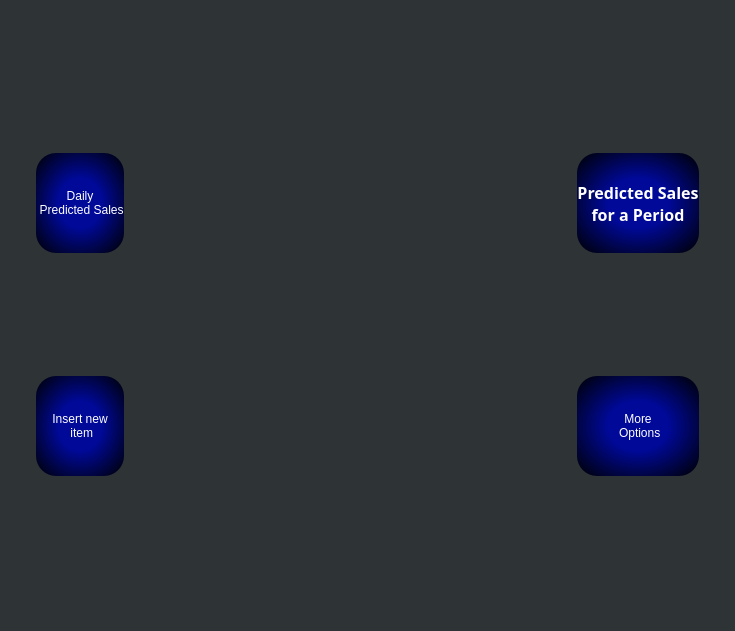
<?xml version="1.0" encoding="UTF-8"?>
<ui version="4.0">
 <class>MainWindow</class>
 <widget class="QMainWindow" name="MainWindow">
  <property name="geometry">
   <rect>
    <x>0</x>
    <y>0</y>
    <width>735</width>
    <height>631</height>
   </rect>
  </property>
  <property name="windowTitle">
   <string>MainWindow</string>
  </property>
  <widget class="QWidget" name="centralwidget">
   <property name="styleSheet">
    <string notr="true">background-color: rgb(46, 52, 54);</string>
   </property>
   <layout class="QVBoxLayout" name="verticalLayout">
    <item>
     <widget class="QStackedWidget" name="stackedWidget">
      <widget class="QWidget" name="page_3">
       <layout class="QVBoxLayout" name="verticalLayout_2">
        <item>
         <widget class="QWidget" name="buttonsSuperWidget_2" native="true">
          <layout class="QHBoxLayout" name="horizontalLayout">
           <item>
            <widget class="QWidget" name="leftButtonsWidget_3" native="true">
             <property name="maximumSize">
              <size>
               <width>320</width>
               <height>16777215</height>
              </size>
             </property>
             <layout class="QVBoxLayout" name="verticalLayout_40">
              <item>
               <widget class="QPushButton" name="daily_predicted_sales_button">
                <property name="minimumSize">
                 <size>
                  <width>0</width>
                  <height>100</height>
                 </size>
                </property>
                <property name="maximumSize">
                 <size>
                  <width>300</width>
                  <height>16777215</height>
                 </size>
                </property>
                <property name="styleSheet">
                 <string notr="true">color: rgb(255, 255, 255);
border-radius:20px;
font: 1000 12pt &quot;Sans Bold&quot;;background-color: rgb(0, 0, 255);

background-color: qradialgradient(spread:pad, cx:0.5, cy:0.5, radius:0.730044, fx:0.5, fy:0.5, stop:0.338308 rgba(0, 9, 152, 255), stop:0.970149 rgba(0, 0, 0, 255));</string>
                </property>
                <property name="text">
                 <string>Daily 
 Predicted Sales</string>
                </property>
               </widget>
              </item>
              <item>
               <widget class="QPushButton" name="infoButton">
                <property name="minimumSize">
                 <size>
                  <width>0</width>
                  <height>100</height>
                 </size>
                </property>
                <property name="maximumSize">
                 <size>
                  <width>300</width>
                  <height>16777215</height>
                 </size>
                </property>
                <property name="styleSheet">
                 <string notr="true">color: rgb(255, 255, 255);
border-radius:20px;
font: 1000 12pt &quot;Sans Bold&quot;;background-color: rgb(0, 0, 255);

background-color: qradialgradient(spread:pad, cx:0.5, cy:0.5, radius:0.730044, fx:0.5, fy:0.5, stop:0.338308 rgba(0, 9, 152, 255), stop:0.970149 rgba(0, 0, 0, 255));</string>
                </property>
                <property name="text">
                 <string>Insert new
 item</string>
                </property>
               </widget>
              </item>
             </layout>
            </widget>
           </item>
           <item>
            <spacer name="horizontalSpacer_20">
             <property name="orientation">
              <enum>Qt::Horizontal</enum>
             </property>
             <property name="sizeType">
              <enum>QSizePolicy::Expanding</enum>
             </property>
             <property name="sizeHint" stdset="0">
              <size>
               <width>600</width>
               <height>0</height>
              </size>
             </property>
            </spacer>
           </item>
           <item>
            <widget class="QWidget" name="rightButtonsWidget_3" native="true">
             <property name="maximumSize">
              <size>
               <width>320</width>
               <height>16777215</height>
              </size>
             </property>
             <layout class="QVBoxLayout" name="verticalLayout_43">
              <item>
               <widget class="QPushButton" name="predicted_sales_for_a_period_button">
                <property name="minimumSize">
                 <size>
                  <width>0</width>
                  <height>100</height>
                 </size>
                </property>
                <property name="maximumSize">
                 <size>
                  <width>300</width>
                  <height>16777215</height>
                 </size>
                </property>
                <property name="font">
                 <font>
                  <family>Sans Bold</family>
                  <pointsize>12</pointsize>
                  <weight>99</weight>
                  <italic>false</italic>
                  <bold>true</bold>
                 </font>
                </property>
                <property name="styleSheet">
                 <string notr="true">color: rgb(255, 255, 255);
border-radius:20px;
font: 1000 12pt &quot;Sans Bold&quot;;background-color: rgb(0, 0, 255);

background-color: qradialgradient(spread:pad, cx:0.5, cy:0.5, radius:0.730044, fx:0.5, fy:0.5, stop:0.338308 rgba(0, 9, 152, 255), stop:0.970149 rgba(0, 0, 0, 255));</string>
                </property>
                <property name="text">
                 <string>Predicted Sales 
for a Period</string>
                </property>
               </widget>
              </item>
              <item>
               <widget class="QPushButton" name="updateButton">
                <property name="minimumSize">
                 <size>
                  <width>0</width>
                  <height>100</height>
                 </size>
                </property>
                <property name="maximumSize">
                 <size>
                  <width>300</width>
                  <height>16777215</height>
                 </size>
                </property>
                <property name="styleSheet">
                 <string notr="true">color: rgb(255, 255, 255);
border-radius:20px;
font: 1000 12pt &quot;Sans Bold&quot;;background-color: rgb(0, 0, 255);

background-color: qradialgradient(spread:pad, cx:0.5, cy:0.5, radius:0.730044, fx:0.5, fy:0.5, stop:0.338308 rgba(0, 9, 152, 255), stop:0.970149 rgba(0, 0, 0, 255));</string>
                </property>
                <property name="text">
                 <string>More 
 Options</string>
                </property>
               </widget>
              </item>
             </layout>
            </widget>
           </item>
          </layout>
         </widget>
        </item>
       </layout>
      </widget>
     </widget>
    </item>
   </layout>
  </widget>
 </widget>
 <resources/>
 <connections/>
</ui>
